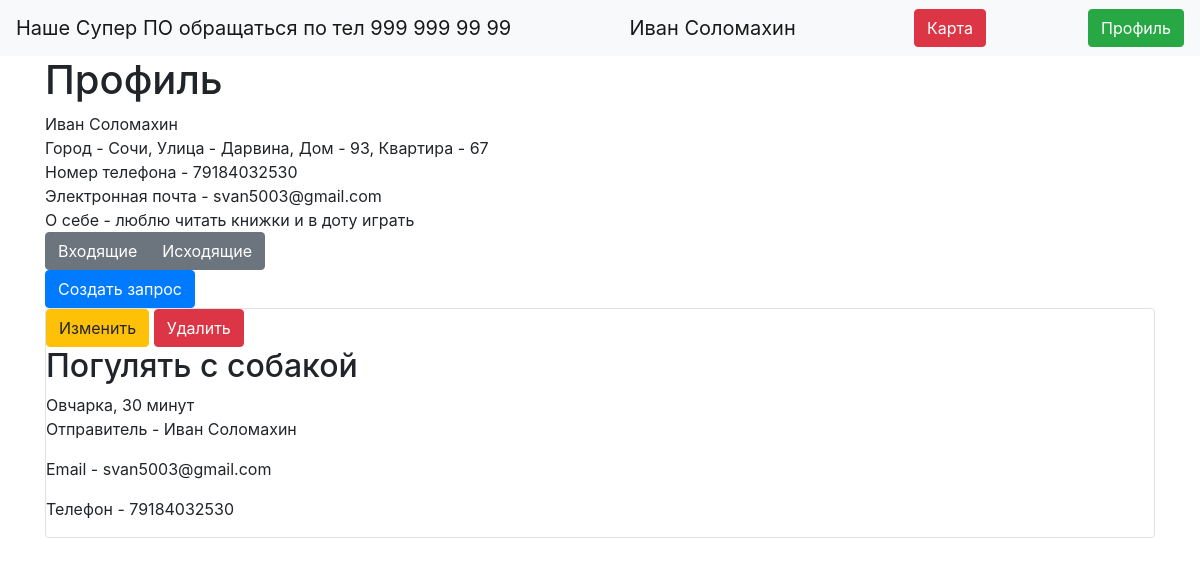
Screenshot of /profile (signed in) with the database file from the repository.
### data/users.py (models this page shows, shortened)
class User(SqlAlchemyBase, UserMixin):
    __tablename__ = 'users'
    id = sqlalchemy.Column(sqlalchemy.Integer,
                           primary_key=True, autoincrement=True)
    surname = sqlalchemy.Column(sqlalchemy.String, nullable=True)
    name = sqlalchemy.Column(sqlalchemy.String, nullable=True)
    address = sqlalchemy.Column(sqlalchemy.JSON, nullable=True)
    telephone_number = sqlalchemy.Column(sqlalchemy.Integer, nullable=True)
    email = sqlalchemy.Column(sqlalchemy.String,
                              index=True, unique=True, nullable=True)
    about = sqlalchemy.Column(sqlalchemy.String, nullable=True)
    hashed_password = sqlalchemy.Column(sqlalchemy.String, nullable=True)
    outgoing_requests = orm.relation("Request", secondary="outgoing_requests")
    ingoing_requests = orm.relation("Request", secondary="ingoing_requests")

### data/requests.py (models this page shows)
class Request(SqlAlchemyBase):
    __tablename__ = 'requests'
    id = sqlalchemy.Column(sqlalchemy.Integer,
                           primary_key=True, autoincrement=True)
    name = sqlalchemy.Column(sqlalchemy.String, nullable=True)
    description = sqlalchemy.Column(sqlalchemy.String, nullable=True)
    address = sqlalchemy.Column(sqlalchemy.String, nullable=True)
    sender_id = sqlalchemy.Column(sqlalchemy.Integer, sqlalchemy.ForeignKey("users.id"))
    provider_id = sqlalchemy.Column(sqlalchemy.Integer, sqlalchemy.ForeignKey("users.id"))
    is_active = sqlalchemy.Column(sqlalchemy.Boolean, default=False)

### main.py (the view)
@app.route("/profile")
def profile():
    global flag_1
    if flag_1:
        requests = current_user.outgoing_requests
    else:
        requests = current_user.ingoing_requests
    return render_template("profile.html", requests=requests, flag=flag_1)

### data/db_session.py (called while the page is built)
def create_session() -> Session:
    global __factory
    return __factory()

### main.py (called while the page is built)
@login_manager.user_loader
def load_user(user_id):
    session = db_session.create_session()
    return session.query(User).get(user_id)

### templates/profile.html
{% extends "base.html" %}
{% block content %}
<h1>Профиль</h1>
<div class="col-md8">
    <div>{{current_user.name + " " + current_user.surname}}</div>
    <div>Город - {{ current_user.address["city"] }}, Улица - {{ current_user.address["street"] }}, Дом - {{
        current_user.address["building"] }}, Квартира - {{ current_user.address["flat"] }}
    </div>
    <div>Номер телефона - {{ current_user.telephone_number }}</div>
    <div>Электронная почта - {{ current_user.email }}</div>
    <div>О себе - {{ current_user.about }}</div>
</div>
<div class="btn-group" role="group" aria-label="Basic example">
    <a class="btn btn-secondary" href="/profile/switch/ingoing">Входящие</a>
    <a type="button" class="btn btn-secondary" href="/profile/switch/outgoing">Исходящие</a>
</div>
<div>
    <a type="button" class="btn btn-primary" href="/request">Создать запрос</a>
</div>
{% for item in requests %}
<div class="col-md6 border rounded">
    {% if current_user.is_authenticated and flag %}
        <a href="/request/{{ item.id }}" class="btn btn-warning">Изменить</a>
        <a href="/request_delete/{{ item.id }}" class="btn btn-danger">Удалить</a>
    {% endif %}
    <h2>{{item.name}}</h2>
    <div>
        {{item.description}}
    </div>
    <div>
        <p>Отправитель - {{current_user.name + " " + current_user.surname}}</p>
        <p>Email - {{current_user.email}}</p>
        <p>Телефон - {{current_user.telephone_number}}</p>
    </div>
</div>
{% endfor %}
{% endblock %}

### templates/base.html (shortened to what this page needs)
<!doctype html>
<html lang="en">
<head>
    <link rel="stylesheet"
          href="https://stackpath.bootstrapcdn.com/bootstrap/4.4.1/css/bootstrap.min.css"
>
</head>
<body>
<header>
    <nav class="navbar navbar-light bg-light">
        <a class="navbar-brand" href="#">Наше Супер ПО обращаться по тел 999 999 99 99</a>
        {% if current_user.is_authenticated %}
        <a class="navbar-brand" href="/logout">{{ current_user.name + " " + current_user.surname}}</a>
        <a class="btn btn-danger" href="/map">Карта</a>
        <a class="btn btn-success" href="/profile">Профиль</a>
        {% else %}
        <p>
        <a class="btn btn-primary " href="/register">Зарегистрироваться</a>
        <a class="btn btn-success" href="/login">Войти</a>
        </p>
{% endif %}
    </nav>
</header>
<main role="main" class="container">
    {% block content %}{% endblock %}
</main>
</body>
</html>

### rows the page displays
User: name+surname "Иван Соломахин", address.city "Сочи", address.street "Дарвина", address.building "93", address.flat "67", telephone_number "79184032530", email "svan5003@gmail.com", about "люблю читать книжки и в доту играть"
Request: name "Погулять с собакой", description "Овчарка, 30 минут"
